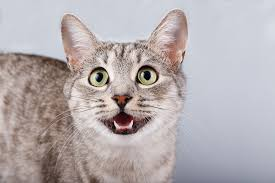
#> input picture OpenCV/cat_or_dog_1.jpg, 275 x 183 px
$ jupyter execute '01.이미지 출력.ipynb'
#> lines starting #> are read from the running program, lines starting #| are printed output that depends on the picture
# 환경설정

Anaconda Prompt에서 다음 명령 수행
> pip install opencv-python

[cell 1]
import cv2
cv2.__version__

# OpenCV (Computer Vision)
다양한 영상(이미지) / 동영상 처리에 사용되는 오픈소스 라이브러리

# 1. 이미지 출력

[cell 2]
img = cv2.imread('cat_or_dog_1.jpg') # 해당 경로 파일 읽어오기
#> img is the input picture: shape (183, 275, 3); mean B, G, R 175.6, 173.5, 181
cv2.imshow('img', img) # img라는 이름의 창에 img 표시
cv2.waitKey(0) # key event를 지정된 시간(ms)동안 대기
cv2.destroyAllWindows() # 모든 창 닫기

## 읽기 옵션
1. cv2.IMREAD_COLOR : 컬러 이미지, 투명 영역은 무시 (기본값)
1. cv2.IMGREAD_GRAYSCALE : 흑백 이미지
1. cv2.IMREAD_UNCHANGED : 투명 영역까지 포함

[cell 3]
img_color = cv2.imread('cat_or_dog_1.jpg', cv2.IMREAD_COLOR)
img_gray = cv2.imread('cat_or_dog_1.jpg', cv2.IMREAD_GRAYSCALE)
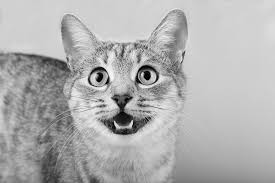
#> img_gray: shape (183, 275); min 0, max 255, mean 176
img_unchanged = cv2.imread('cat_or_dog_1.jpg', cv2.IMREAD_UNCHANGED)

cv2.imshow('img_color', img_color)
cv2.imshow('img_gray', img_gray)
cv2.imshow('img_unchanged', img_unchanged)

cv2.waitKey(0)
cv2.destroyAllWindows()

## Shape

이미지의 height, width, channel 정보

[cell 4]
img = cv2.imread('cat_or_dog_1.jpg')

img.shape # 세로, 가로, channel(RGB)
#> Out = (183, 275, 3)
